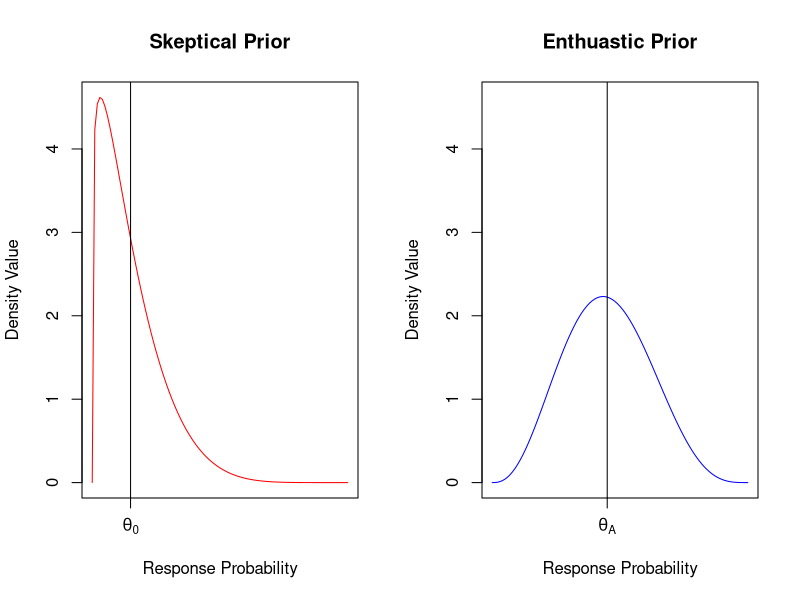
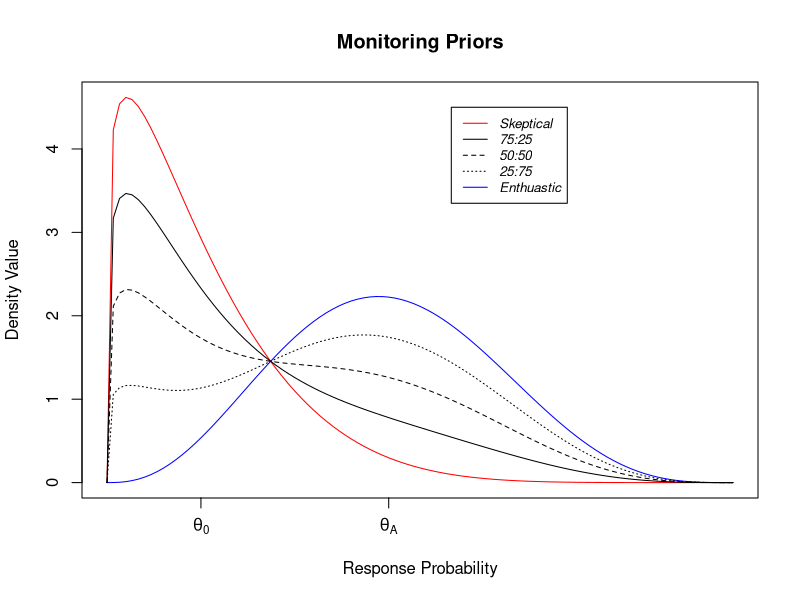
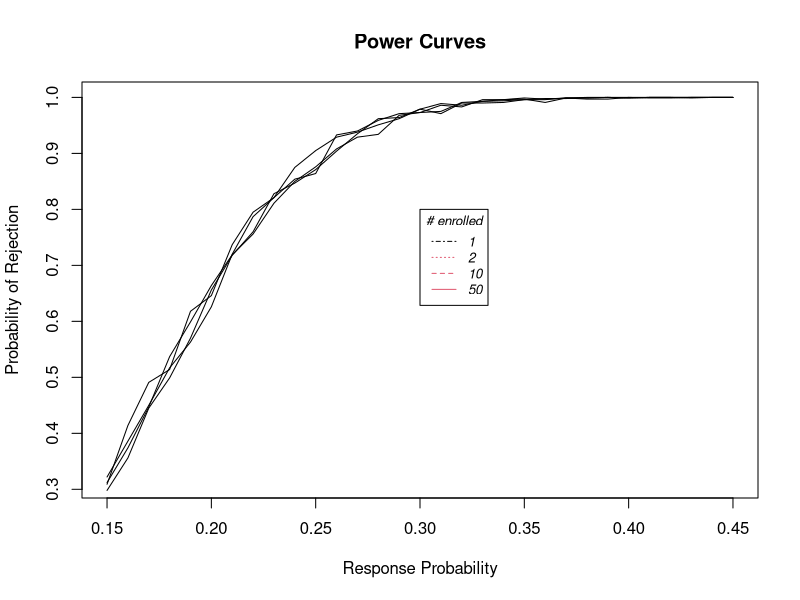
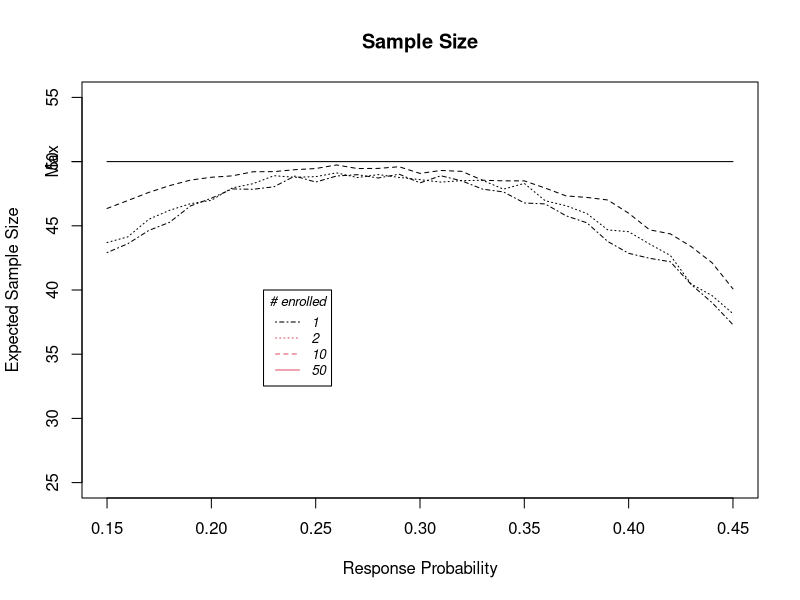
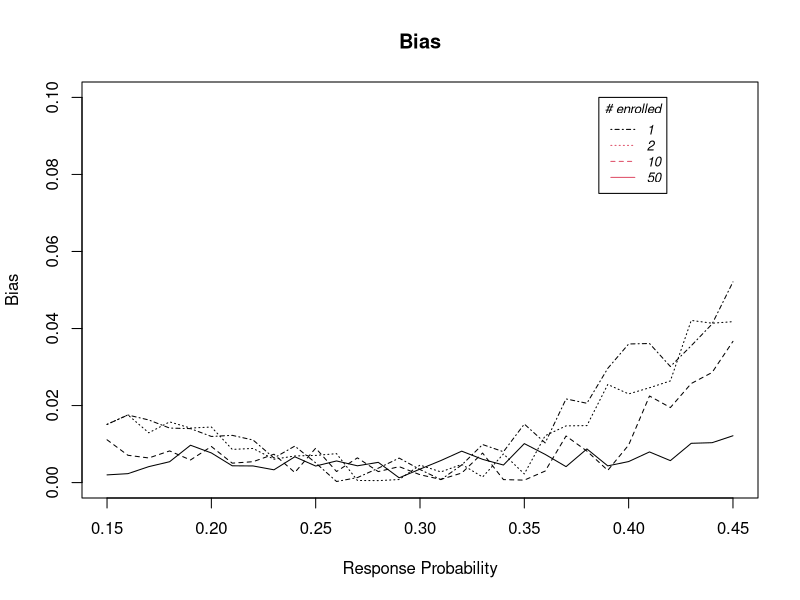

Write the R code that produced these figures, in order.
rm(list = ls())

# lower target
theta_L<-0.15
# upper target
theta_H<-0.45
# tail probabilities for priors (low, high)
alpha_L<-0.05
alpha_H<-0.05
# Prior model probabilities
prior_L<-1/2 
prior_H<-1/2 
# maximum sample sizes
max_ss<-50
# frequency of sequential monitoring
check_vector<-c(1,2,10,50) 
# significant trial result threshold
significant_threshold<-0.7
futility_threshold<-0.5
efficacy_threshold<-0.5
# things to do with futility & efficacy


#example1<-function(){

#################################################################################################
## PRIOR SPECIFICATION ##########################################################################
#################################################################################################

# Step 1: Create grid for possible values of phi
phi_seq<-seq(0,100,by=0.01)

# Step 2: Compute tail probabilities for every possible choice of phi
# upper tail probability equal to alpha_L/2
test_L<-qbeta(alpha_L/2,(theta_L)*phi_seq,(1-(theta_L))*phi_seq,lower.tail=FALSE)
# lower tail probability equal to alpha_H/2
test_H<-qbeta(alpha_H/2,(theta_H)*phi_seq,(1-(theta_H))*phi_seq,lower.tail=TRUE)

# Step 3: Grid search to find value of phi with the desired tail probability for the priors
phi_L<-phi_seq[which.min(abs(theta_H-test_L))] # fixed 5/13/19
phi_H<-phi_seq[which.min(abs(theta_L-test_H))] # fixed 5/13/19

# Step 4: Find parameters for the priors
alpha_L<-(theta_L)*phi_L
beta_L<-(1-(theta_L))*phi_L
alpha_H<-(theta_H)*phi_H
beta_H<-(1-(theta_H))*phi_H

# Step 5: Plot Skeptical and enthuastic priors separately
par(ask=TRUE)
par(mfrow = c(1, 2)) 
x<-seq(0,1,by=0.01)
# Make 2 boxplots
#low (skeptical)
plot(x,dbeta(x,alpha_L,beta_L),type="l",col="red",xlab="Response Probability",ylab="Density Value",main="Skeptical Prior",
     xaxt="n",
     ylim=c(0,max(dbeta(x,alpha_L,beta_L),dbeta(x,alpha_H,beta_H))))
axis(1,at=theta_L,labels=expression(theta[0]))
#axis(1,at=seq(0,1,by=0.2))
abline(v=theta_L)
#high (enthuastic)
plot(x,dbeta(x,alpha_H,beta_H),type="l",col="blue",xlab="Response Probability",ylab="Density Value",main="Enthuastic Prior",
     xaxt="n",
     ylim=c(0,max(dbeta(x,alpha_L,beta_L),dbeta(x,alpha_H,beta_H))))
axis(1,at=theta_H,labels=expression(theta[A]))
abline(v=theta_H)

# Step 6: Plot inference priors (mixtures)
par(mfrow = c(1, 1)) 
plot(x,dbeta(x,alpha_L,beta_L),type="l",col="red",xlab="Response Probability",ylab="Density Value",main="Monitoring Priors",
     xaxt="n",
     ylim=c(0,max(dbeta(x,alpha_L,beta_L),dbeta(x,alpha_H,beta_H))))
axis(1,at=theta_L,labels=expression(theta[0]))
lines(x,dbeta(x,alpha_H,beta_H),type="l",col="blue")
axis(1,at=theta_H,labels=expression(theta[A]))
points(x,1/4*dbeta(x,alpha_L,beta_L)+3/4*dbeta(x,alpha_H,beta_H),type='l',lty=3)
points(x,1/2*dbeta(x,alpha_L,beta_L)+1/2*dbeta(x,alpha_H,beta_H),type='l',lty=2)
points(x,3/4*dbeta(x,alpha_L,beta_L)+1/4*dbeta(x,alpha_H,beta_H),type='l',lty=1)
legend(x=0.55,y=4.5,
       legend=c("Skeptical","75:25","50:50","25:75","Enthuastic"),
       col=c("red","black","black","black","blue"),lty=c(1,1,2,3,1),
       cex=0.8,text.font=3)

#################################################################################################
## SIMULATIONS ##################################################################################
#################################################################################################

## Step 1: Create outer loop based on frequency of interim analyses
pi_range<-seq(theta_L,theta_H,by=0.01) # value of true response proportion
outer_trial_result<-matrix(nrow=length(check_vector),ncol=length(pi_range)) # results matrix
outer_trial_result_binary<-matrix(nrow=length(check_vector),ncol=length(pi_range)) # results matrix
outer_trial_result_ss<-matrix(nrow=length(check_vector),ncol=length(pi_range)) # results matrix
outer_p_hat<-matrix(nrow=length(check_vector),ncol=length(pi_range)) # results matrix
#outer_freq_trial_result<-vector(length=length(pi_range))

for (k in 1:length(check_vector)){

## Step 2: Create outer loop on range of true response values (for Type 1 error and power curves)
for (j in 1:length(pi_range)){
  
  ## OUTER LOOP OVER TRIALS
  reps<-1000
  trial_result<-vector(length=reps)
  trial_result_binary<-vector(length=reps)
  trial_result_ss<-vector(length=reps)
  #freq_trial_result<-vector(length=reps)
  inner_p_hat<-vector(length=reps)

  ## Step 3: Create inner loop for simulations of the specified trial design
  for (i in 1:reps){
    
    ## INNER LOOP OVER SAMPLE 
    futility<-0 # initialize
    efficacy<-0 # initialize

    n<-1 # initializing sample size
    y1_before<-0 # initializing number of successes
    
    while (n<max_ss){
      
      # generate trial result
      y<-rbinom(1,size=1,prob=pi_range[j])
      # new number of successes
      y1<-sum(y1_before)+y
      # new number of failures
      y0<-n-y1
      # futility (even optimst would give up)
      futility<-pbeta(theta_L,alpha_H+y1,beta_H+y0,lower.tail=TRUE)
      # efficacy (even pessimist would accept)
      efficacy<-pbeta(theta_H,alpha_L+y1,beta_L+y0,lower.tail=FALSE)
      ## for next loop
      y1_before<-y1

      if (n%%check_vector[k]==0 & (futility>futility_threshold | efficacy>efficacy_threshold)){
        break
              }
      n<-n+1
      }
    
    ## Posterior model probabilities, slide 133/1005 of 779 notes
    # posterior probability of data given models
    post_L_D<-(beta(alpha_L,beta_L))^(-1)*beta(alpha_L+y1,beta_L+y0)
    post_H_D<-(beta(alpha_H,beta_H))^(-1)*beta(alpha_H+y1,beta_H+y0)
    # posterior probability of models given data
    post_L<-post_L_D*prior_L/(post_L_D*prior_L+post_H_D*prior_H)
    post_H<-post_H_D*prior_H/(post_L_D*prior_L+post_H_D*prior_H)
    ## compute probability of event A given the models, slide 7/1005 of 779 notes
    post_L_eventA<-pbeta(theta_L,alpha_L+y1,beta_L+y0,lower.tail=FALSE)
    post_H_eventA<-pbeta(theta_L,alpha_H+y1,beta_H+y0,lower.tail=FALSE)
    # compute probability of event A
    trial_result[i]<-sum(post_L*post_L_eventA,post_H*post_H_eventA)
    trial_result_binary[i]=(trial_result[i]>=significant_threshold) # rejecting null hypothesis
    trial_result_ss[i]<-n
    inner_p_hat[i]<-y1/n
    #freq_trial_result[i]<-((sqrt(n)*(pi_range[j]-p_hat-delta_0)/sqrt(p_hat*(1-p_hat))<qnorm(alpha)) &
    #    (sqrt(n)*(pi_range[j]-p_hat+delta_0)/sqrt(p_hat*(1-p_hat))>qnorm(1-alpha)))
  }
  outer_trial_result_binary[k,j]<-mean(trial_result_binary) # sent to final results matrix
  outer_trial_result[k,j]<-mean(trial_result)
  #outer_freq_trial_result[j]<-mean(freq_trial_result)
  outer_trial_result_ss[k,j]<-mean(trial_result_ss)
  outer_p_hat[k,j]<-mean(inner_p_hat)
}
}

outer_trial_result_binary # probability of rejecting null hypothesis (alpha at theta_L, 1-beta at theta_H)
outer_trial_result
outer_trial_result_ss

## Plot of power curves
par(ask=TRUE)
plot(pi_range,outer_trial_result_binary[1,],type='l',
     xlab="Response Probability",ylab="Probability of Rejection",main="Power Curves")
lines(pi_range,outer_trial_result_binary[2,],type='l')
lines(pi_range,outer_trial_result_binary[3,],type='l')
lines(pi_range,outer_trial_result_binary[4,],type='l')
legend(x=theta_H*(2/3),y=0.8,
       title="# enrolled",
       legend=check_vector,
       col=check_vector,lty=c(4,3,2,1),
       cex=0.8,text.font=3)
par(ask=TRUE)
plot(pi_range,outer_trial_result_ss[4,],type='l',
     xlab="Response Probability",ylab="Expected Sample Size",main="Sample Size",
     ylim=c(max_ss/2,max_ss*1.1))
axis(2,at=max_ss,labels="Max")
points(pi_range,outer_trial_result_ss[3,],type='l',lty=2)
points(pi_range,outer_trial_result_ss[2,],type='l',lty=3)
points(pi_range,outer_trial_result_ss[1,],type='l',lty=4)
legend(x=theta_L*(3/2),max_ss*(4/5),
       title="# enrolled",
       legend=check_vector,
       col=check_vector,lty=c(4,3,2,1),
       cex=0.8,text.font=3)
par(ask=TRUE)
plot(pi_range,abs(outer_p_hat[4,]-pi_range),type='l',
     xlab="Response Probability",ylab="Bias",main="Bias",
     ylim=c(0,0.1))
points(pi_range,abs(outer_p_hat[3,]-pi_range),type='l',lty=2)
points(pi_range,abs(outer_p_hat[2,]-pi_range),type='l',lty=3)
points(pi_range,abs(outer_p_hat[1,]-pi_range),type='l',lty=4)
legend(x=theta_H*(6/7),0.1,
       title="# enrolled",
       legend=check_vector,
       col=check_vector,lty=c(4,3,2,1),
       cex=0.8,text.font=3)
par(ask=FALSE)

#}

#example1()
